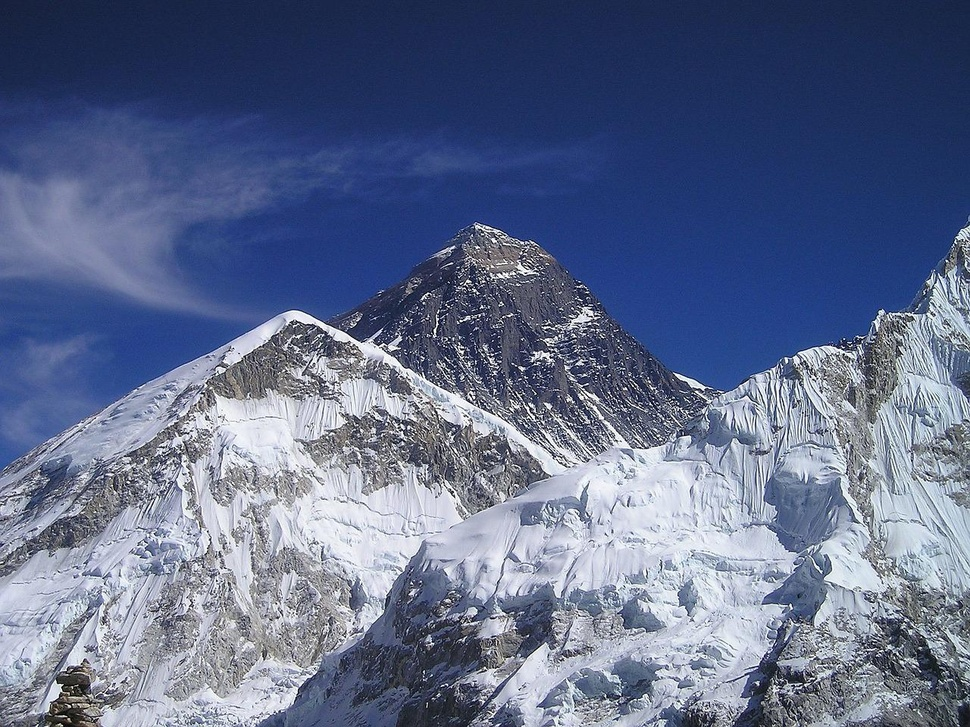
#> input picture xu li anh bai tap lon/images/hill.jpg, 970 x 727 px, shrunk from 1280 x 960 before the run, found by its file name
$ python HOG.py
#> lines starting #> are read from the running program, lines starting #| are printed output that depends on the picture
import cv2
import matplotlib.pyplot as plt
from skimage.feature import hog
from skimage import color
import os

# Đọc ảnh
image_path = r'C:\Users\hoang\Desktop\file code\xu ly anh\xu li anh bai tap lon\images\hill.jpg'

# Kiểm tra file tồn tại
if not os.path.exists(image_path):
    print(f"File không tồn tại: {image_path}")
    exit()

# Đọc ảnh
image = cv2.imread(image_path)
#> image is the input picture: shape (727, 970, 3); mean B, G, R 140, 108.3, 96.3

# Kiểm tra ảnh có được đọc không
if image is None:
    print(f"Không thể đọc ảnh: {image_path}")
    exit()

gray_image = cv2.cvtColor(image, cv2.COLOR_BGR2GRAY)
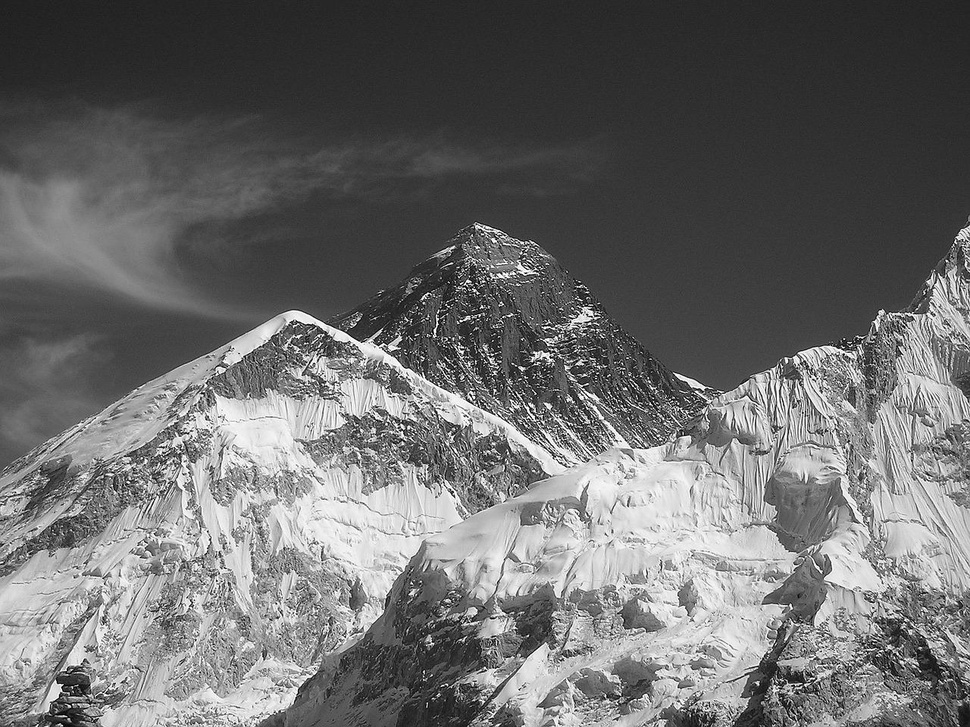
#> gray_image: shape (727, 970); min 0, max 255, mean 108.3

# Tính HOG
features, hog_image = hog(
    gray_image,
    orientations=9,
    pixels_per_cell=(8, 8),
    cells_per_block=(2, 2),
    block_norm='L2-Hys',
    visualize=True
)
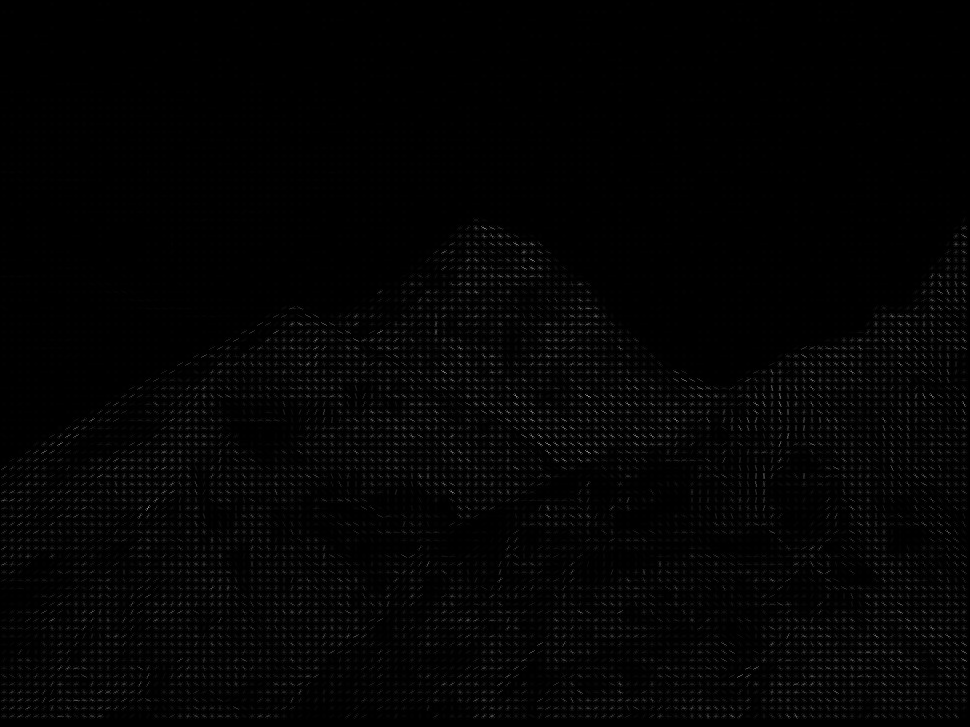
#> hog_image: shape (727, 970) float64; min 0, max 158.4, mean 3.3

# Hiển thị ảnh
plt.figure(figsize=(12, 6))

# Ảnh gốc
plt.subplot(1, 2, 1)
plt.title("Ảnh gốc")
plt.imshow(cv2.cvtColor(image, cv2.COLOR_BGR2RGB))
plt.axis('off')

# Ảnh HOG
plt.subplot(1, 2, 2)
plt.title("HOG Features")
plt.imshow(hog_image, cmap='gray')
plt.axis('off')

plt.tight_layout()
plt.show()
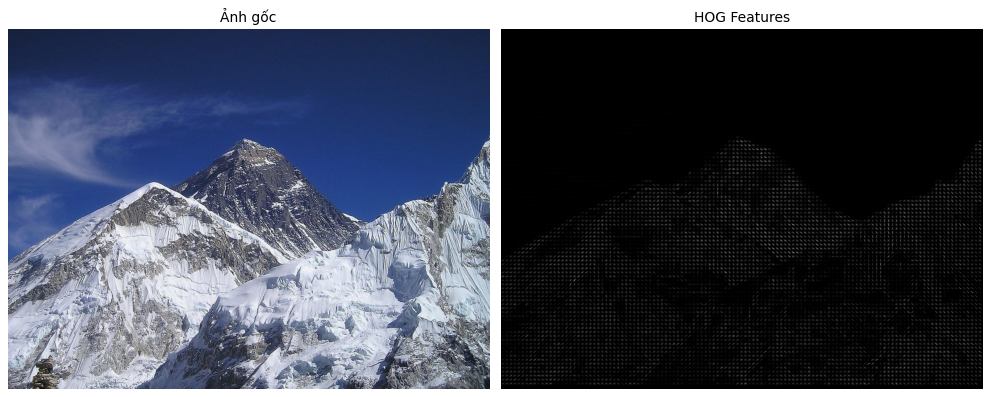
#> figure drawn by matplotlib, 2 panels

# Hiển thị kích thước vector đặc trưng
print(f"Kích thước vector đặc trưng HOG: {features.shape}")
#| Kích thước vector đặc trưng HOG: (384480,)

$ run again, with xu li anh bai tap lon/images/aero.jpg copied over xu li anh bai tap lon/images/hill.jpg
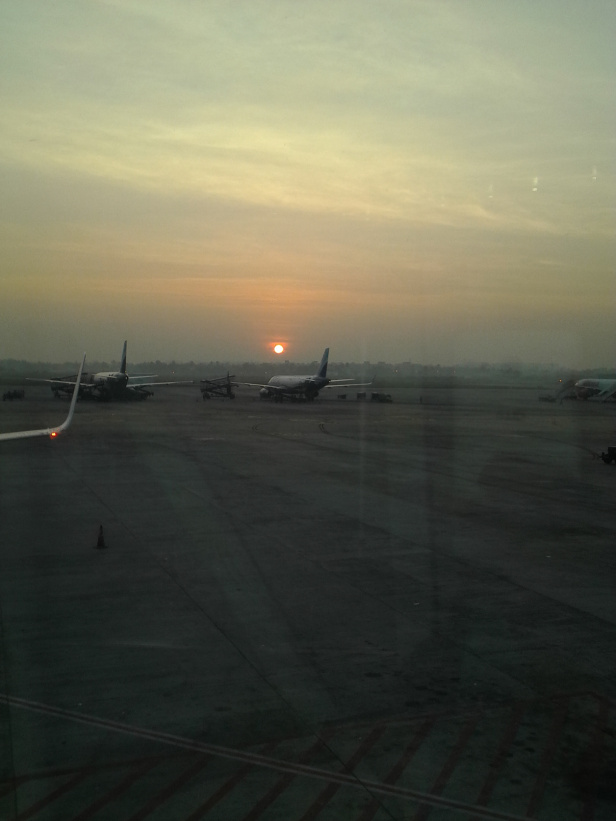
#> input picture xu li anh bai tap lon/images/aero.jpg, 616 x 821 px, found by its file name
#> image is the input picture: shape (821, 616, 3); mean B, G, R 80.1, 97, 96.6
#> `features, hog_image = hog( gray_image, orientations=9, pixels_per_cell..`:
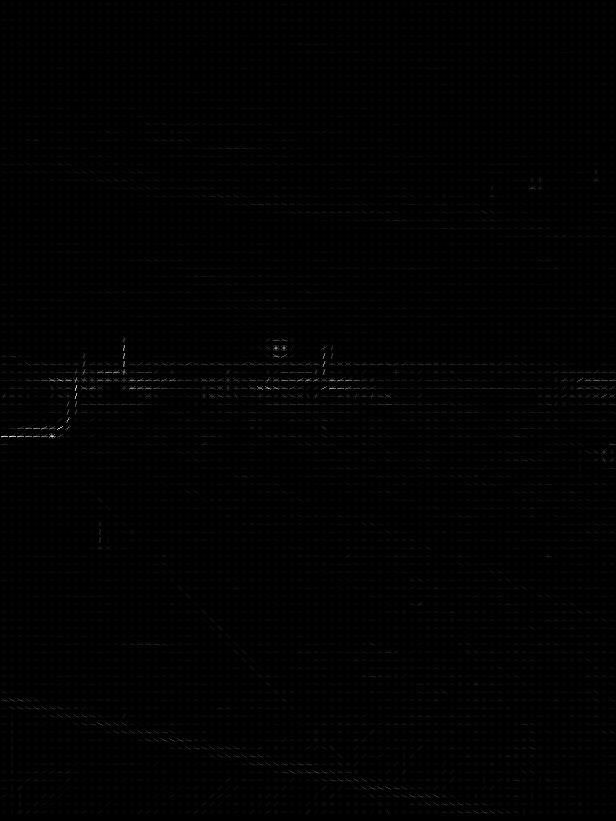
#> hog_image: shape (821, 616) float64; min 0, max 35.71, mean 0.3; drawn with min black and max white
#> `plt.show()`:
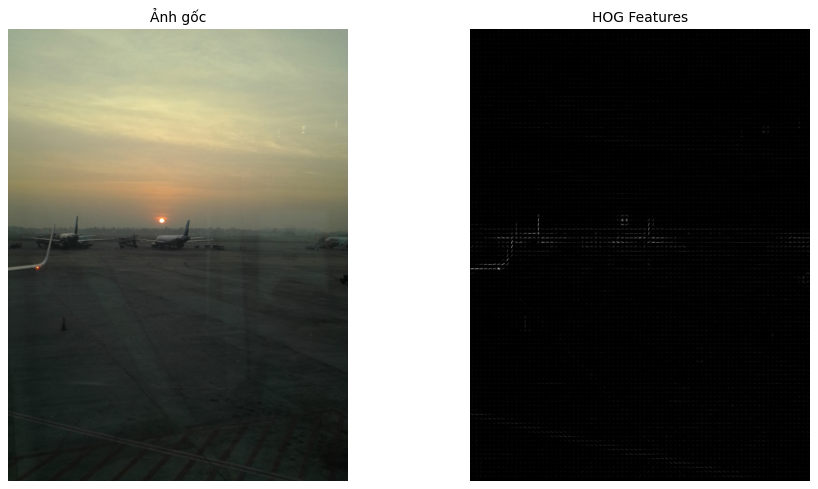
#> figure drawn by matplotlib, 2 panels
#| Kích thước vector đặc trưng HOG: (276336,)
